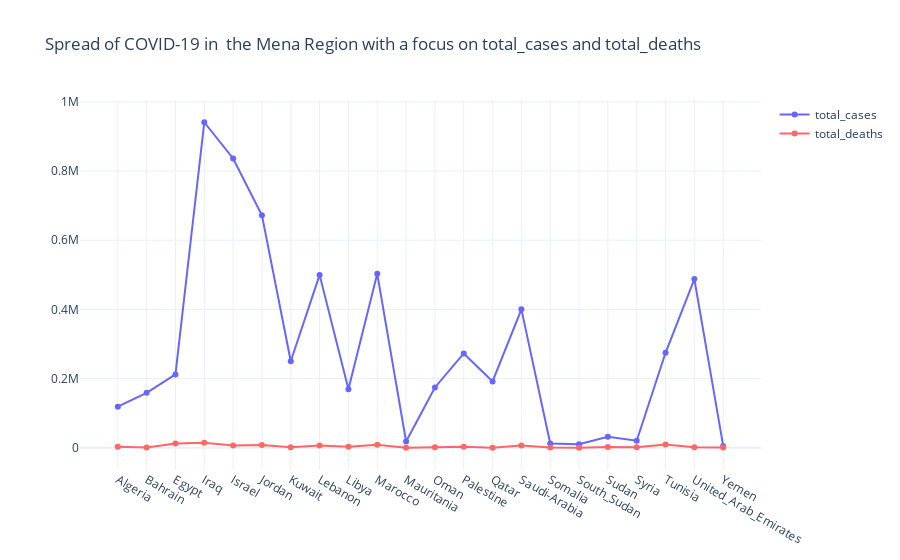

The notebook cell this image was saved under:
### Markdown cell above
For this Part of our Data Analysis, We figure out the max value for total_cases and total_deaths (last value updated from the MENAR-CountriesCOVID Dataset). Through this data, we plot lines to distinguish between each country the number of total_cases, new_cases, total_deaths and new_deaths. This estimation is based on the max value for the last updated date!

### Code cell
import plotly.graph_objects as go
import warnings
warnings.filterwarnings("ignore")


covid_total = df.groupby(['iso_code'])[ 'total_cases','total_deaths'].max()
covid_total=covid_total.reset_index().sort_values('iso_code')

covid_total_new = df.groupby(['iso_code'])[ 'new_cases','new_deaths'].max()
covid_total_new=covid_total_new.reset_index().sort_values('iso_code')



x=[i for i in covid_total.iso_code ]
fig = go.Figure()
fig.update_layout(template='plotly_white')
fig.add_trace(go.Scatter(x=x, 
                         y=covid_total['total_cases'],
                         mode='lines+markers',
                         name='total_cases',
                         line=dict(color='rgb(102, 102, 255)', width=2)))
fig.add_trace(go.Scatter(x=x, 
                         y=covid_total['total_deaths'],
                         mode='lines+markers',
                         name='total_deaths',
                         line=dict(color='rgb(255, 102, 102)', width=2)))

fig.update_layout(
    title = 'Spread of COVID-19 in '+' the Mena Region'+' with a focus on total_cases and total_deaths',
    xaxis_tickformat = '%d %B (%a)<br>%Y'
)
fig.show()

### Figure 1 — Plotly figure (JSON) as saved in the notebook; plotly's stock layout.template omitted (floating-point values rounded to 4 significant figures)
{"data": [{"line": {"color": "rgb(102, 102, 255)", "width": 2}, "mode": "lines+markers", "name": "total_cases", "type": "scatter", "x": ["Algeria", "Bahrain", "Egypt", "Iraq", "Israel", "Jordan", "Kuwait", "Lebanon", "Libya", "Marocco", "Mauritania", "Oman", "Palestine", "Qatar", "Saudi-Arabia", "Somalia", "South_Sudan", "Sudan", "Syria", "Tunisia", "United_Arab_Emirates", "Yemen"], "y": [118799, 158789, 212130, 941078, 836334, 672090, 250273, 499839, 169504, 502961, 18052, 174364, 272767, 191979, 400228, 12566, 10387, 31833, 20435, 274604, 487697, 5507]}, {"line": {"color": "rgb(255, 102, 102)", "width": 2}, "mode": "lines+markers", "name": "total_deaths", "type": "scatter", "x": ["Algeria", "Bahrain", "Egypt", "Iraq", "Israel", "Jordan", "Kuwait", "Lebanon", "Libya", "Marocco", "Mauritania", "Oman", "Palestine", "Qatar", "Saudi-Arabia", "Somalia", "South_Sudan", "Sudan", "Syria", "Tunisia", "United_Arab_Emirates", "Yemen"], "y": [3137, 566, 12526, 14796, 6309, 7937, 1419, 6738, 2830, 8915, 451, 1798, 2901, 340, 6773, 618, 114, 2194, 1392, 9396, 1537, 1073]}], "layout": {"title": {"text": "Spread of COVID-19 in  the Mena Region with a focus on total_cases and total_deaths"}, "xaxis": {"tickformat": "%d %B (%a)<br>%Y"}}}
